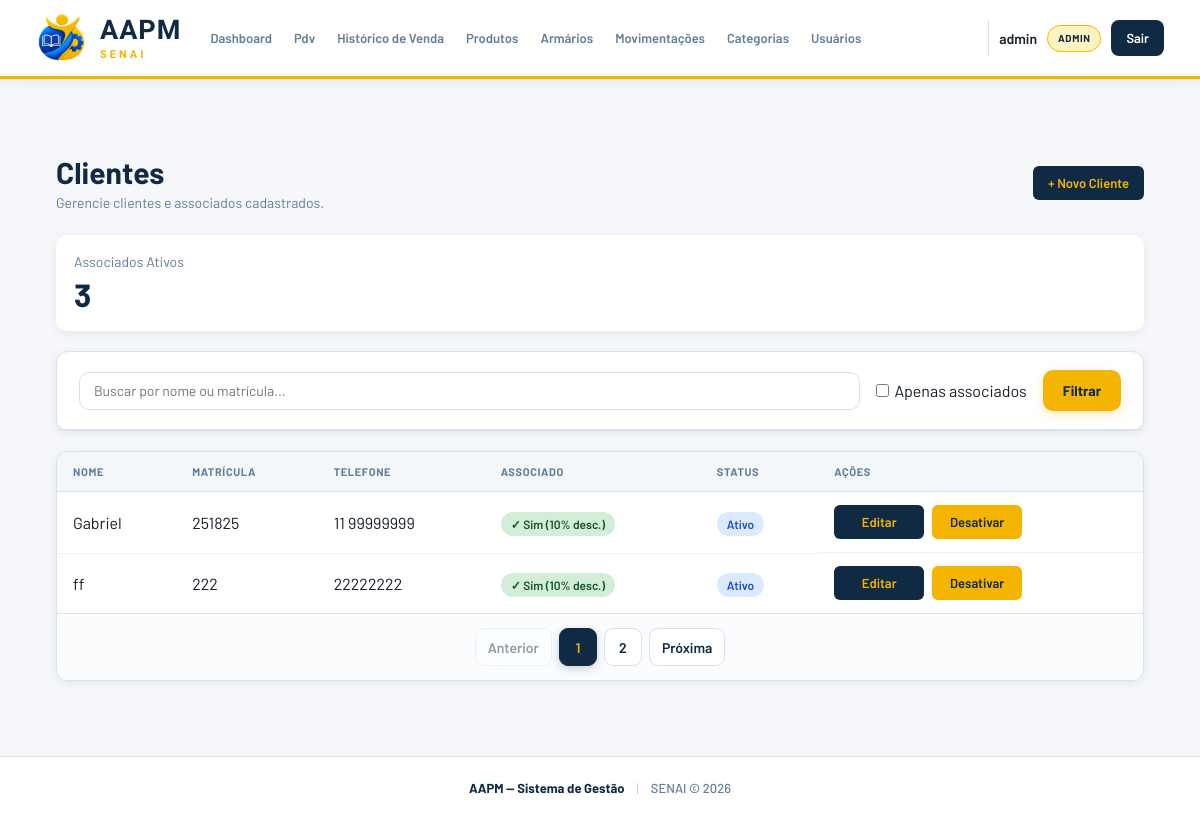
The page /clientes/ (signed in) on the database its author committed.
### app/models/cliente.py (models this page shows, shortened)
class Cliente(Base):
    __tablename__ = "clientes"
    id         = Column(Integer, primary_key=True, index=True)
    nome       = Column(String(150), nullable=False, index=True)
    matricula  = Column(String(50), nullable=True, unique=True)
    telefone   = Column(String(20), nullable=True)
    is_associado = Column(Boolean, default=False, nullable=False)
    ativo      = Column(Boolean, default=True)
    criado_em  = Column(DateTime, server_default=func.now())
    vendas = relationship("Venda", back_populates="cliente")
    armarios = relationship("Armario", back_populates="cliente")
    alugueis_armarios = relationship("AluguelArmario", back_populates="cliente")

### app/controllers/cliente_controller.py (the view)
@router.get("/")
def listar_clientes(
    request: Request,
    busca: str = "",
    apenas_associados: bool = False,
    page: int = 1,
    db: Session = Depends(get_db),
    admin = Depends(get_admin)
):
    busca = busca.strip()
    query = db.query(Cliente)
    if busca:
        query = query.filter(
            Cliente.nome.ilike(f"%{busca}%") |
            Cliente.matricula.ilike(f"%{busca}%")
        )
    if apenas_associados:
        query = query.filter(Cliente.is_associado == True)
    clientes, pagination = paginate(query.order_by(Cliente.nome), page)
    total_associados = db.query(Cliente).filter(
        Cliente.is_associado == True,
        Cliente.ativo == True
    ).count()
    return templates.TemplateResponse(
        request,
        "clientes/index.html",
        {
            "request":           request,
            "usuario":           admin,
            "clientes":          clientes,
            "pagination":        pagination,
            "busca":             busca,
            "apenas_associados": apenas_associados,
            "total_associados":  total_associados,
        }
    )

### app/templates/clientes/index.html (shortened to what this page needs)
{% extends "base.html" %}
{% block extra_css %}
<link rel="stylesheet" href="/static/css/cliente-index.css">
<link rel="stylesheet" href="/static/css/list-filter.css?v=1">
<link rel="stylesheet" href="/static/css/list-pages.css?v=1">
{% endblock %}
{% block conteudo %}
<div class="clientes-page">
    <div class="clientes-header">
        <div>
            <h1>Clientes</h1>
            <p>Gerencie clientes e associados cadastrados.</p>
        </div>
        <a href="/clientes/novo" class="btn-cliente">
            + Novo Cliente
        </a>
    </div>
    <div class="cliente-stats-card">
        <span class="cliente-stats-title">
            Associados Ativos
        </span>
        <span class="cliente-stats-value">
            {{ total_associados }}
        </span>
    </div>
    <div class="cliente-filter-card">
        <form method="get" action="/clientes" class="cliente-filter-form list-filter list-filter--inset">
            <input
                type="text"
                name="busca"
                placeholder="Buscar por nome ou matrícula..."
                value="{{ busca }}"
                class="cliente-search form-input list-filter__search"
            >
            <label class="cliente-checkbox">
                <input
                    type="checkbox"
                    name="apenas_associados"
                    value="true"
                    {{ 'checked' if apenas_associados }}
                >
                Apenas associados
            </label>
            <button type="submit" class="btn-primary">
                Filtrar
            </button>
        </form>
    </div>
    <div class="cliente-table-card">
        <div class="table-wrapper">
        <table class="cliente-table">
            <thead>
                <tr>
                    <th>Nome</th>
                    <th>Matrícula</th>
                    <th>Telefone</th>
                    <th>Associado</th>
                    <th>Status</th>
                    <th>Ações</th>
                </tr>
            </thead>
            <tbody>
                {% for c in clientes %}
                <tr>
                    <td>{{ c.nome }}</td>
                    <td>
                        {{ c.matricula or "—" }}
                    </td>
                    <td>
                        {{ c.telefone or "—" }}
                    </td>
                    <td>
                        {% if c.is_associado %}
                        <span class="cliente-badge cliente-badge--associado">
                            ✓ Sim (10% desc.)
                        </span>
                        {% else %}
                        <span class="cliente-badge cliente-badge--normal">
                            Não
                        </span>
                        {% endif %}
                    </td>
                    <td>
                        {% if c.ativo %}
                        <span class="cliente-badge cliente-badge--ativo">
                            Ativo
                        </span>
                        {% else %}
                        <span class="cliente-badge cliente-badge--inativo">
                            Inativo
                        </span>
                        {% endif %}
                    </td>
                    <td class="cliente-actions">
                        <a
                            href="/clientes/{{ c.id }}/editar"
                            class="btn-cliente"
                        >
                            Editar
                        </a>
                        <form
                            action="/clientes/{{ c.id }}/toggle-ativo"
                            method="post"
                            data-confirm-form
                            data-confirm-title="Tem certeza?"
                            data-confirm-message="Tem certeza que deseja {{ 'desativar' if c.ativo else 'ativar' }} este cliente?"
                            data-confirm-label="{{ 'Desativar' if c.ativo else 'Ativar' }}"
                        >
                            <button
                                type="submit"
                                class="btn-cliente btn-cliente--warn"
                            >
                                {{ "Desativar" if c.ativo else "Ativar" }}
                            </button>
                        </form>
                    </td>
                </tr>
                {% endfor %}
            </tbody>
        </table>
        </div>
        {% include "paginacao/index.html" %}
    </div>
</div>
{% endblock %}

### app/static/css/base.css (style rules this page uses)
* { margin: 0; padding: 0; box-sizing: border-box; }
html { scroll-behavior: smooth; }
body { min-height: 100vh; display: flex; flex-direction: column; font-family: "Barlow", sans-serif; background: var(--fundo); color: var(--texto); -webkit-font-smoothing: antialiased; text-rendering: optimizeLegibility; }
:root { --azul: #102A43; --azul-2: #243B53; --azul-3: #486581; --laranja: #F5B400; --laranja-2: #D99F00; --laranja-claro: #FFF3C4; --branco: #FFFFFF; --fundo: #F5F7FA; --fundo-card: #FFFFFF; --texto: #17202A; --texto-secundario: #627D98; --borda: #D9E2EC; --verde: #2F855A; --vermelho: #C53030; --sombra: 0 5px 20px rgba(16, 42, 67, 0.08); --sombra-hover: 0 10px 28px rgba(16, 42, 67, 0.14); --radius: 12px; }
button, input, select, textarea { font-family: inherit; }
button { cursor: pointer; }
a { color: inherit; }

### app/static/css/cliente-index.css (style rules this page uses)
.clientes-header { display: flex; justify-content: space-between; align-items: center; margin-bottom: 20px; }
.clientes-header h1 { margin: 0; color: var(--azul); }
.clientes-header p { margin-top: 4px; color: var(--texto-secundario); }
.cliente-stats-card { background: var(--branco); border-radius: 10px; padding: 18px; margin-bottom: 20px; box-shadow: 0 2px 10px rgba(16, 42, 67, 0.08); }
.cliente-stats-title { display: block; color: var(--texto-secundario); font-size: 14px; }
.cliente-stats-value { display: block; margin-top: 5px; font-size: 32px; font-weight: bold; color: var(--azul); }
.cliente-filter-card { background: var(--branco); border: 1px solid var(--borda); border-radius: 12px; padding: 0; margin-bottom: 20px; box-shadow: 0 2px 10px rgba(16, 42, 67, 0.08); }
.cliente-filter-form { display: flex; gap: 10px; flex-wrap: wrap; align-items: center; }
.cliente-filter-card > .cliente-filter-form { margin: 0; padding: 18px 22px; border-bottom: 1px solid var(--borda); }
.cliente-search { flex: 1; min-width: 250px; height: 38px; padding: 0 12px; border: 1px solid var(--borda); border-radius: 6px; }
.cliente-checkbox { display: flex; align-items: center; gap: 5px; }
.cliente-table-card { background: var(--branco); border: 1px solid var(--borda); border-radius: 12px; overflow: hidden; box-shadow: 0 2px 10px rgba(16, 42, 67, 0.08); }
.cliente-table { width: 100%; border-collapse: collapse; }
.cliente-table thead { background: #f4f7fa; }
.cliente-table th { color: var(--texto-secundario); padding: 13px 16px; border-bottom: 1px solid var(--borda); font-size: 11px; font-weight: 700; letter-spacing: .06em; text-align: left; text-transform: uppercase; white-space: nowrap; }
.cliente-table td { padding: 13px 16px; border-bottom: 1px solid #edf1f5; color: var(--texto); vertical-align: middle; }
.cliente-table tbody tr:last-child td { border-bottom: 0; }
.cliente-badge { padding: 5px 10px; border-radius: 999px; font-size: 12px; font-weight: 600; }
.cliente-badge--associado { background: #d4edda; color: #155724; }
.cliente-badge--ativo { background: #dbeafe; color: #1d4ed8; }
.cliente-actions { display: flex; align-items: center; gap: 8px; white-space: nowrap; }
.cliente-actions form { margin: 0 !important; padding: 0 !important; background: transparent !important; box-shadow: none !important; border: none !important; display: inline-flex !important; }
.btn-cliente { display: inline-flex; align-items: center; justify-content: center; min-width: 90px; height: 34px; padding: 0 14px; border: 1px solid transparent; border-radius: 6px; background: var(--azul); color: var(--laranja) !important; text-decoration: none; font-size: 13px; font-weight: 600; cursor: pointer; transition: background-color .2s ease, transform .1s ease; }
.btn-cliente--warn { background: var(--laranja) !important; color: var(--azul) !important; border: 1px solid rgba(245, 180, 0, 0.4) !important; }

### app/static/css/list-filter.css (style rules this page uses)
.list-filter { display: flex; align-items: center; gap: 1rem; margin-bottom: 1.5rem; flex-wrap: wrap; }
.list-filter--inset { margin: 25px; }
.list-filter .form-input { padding: 12px 14px; border: 1px solid var(--borda); border-radius: 10px; color: var(--texto); font: inherit; font-size: 14px; }
.list-filter__search { flex: 1; min-width: 200px; }
.list-filter .btn-primary { display: inline-flex; align-items: center; justify-content: center; height: auto; padding: 12px 20px; border: none; border-radius: 10px; background: var(--laranja); color: var(--azul) !important; font-size: 14px; font-weight: 700; text-decoration: none; box-shadow: 0 4px 12px rgba(245, 180, 0, .25); transition: transform .2s ease, box-shadow .2s ease; }

### rows shown on the page
Cliente: nome "Gabriel", matricula "251825", telefone "11 99999999", is_associado "✓ Sim (10% desc.)", shows "Ativo", ativo "Desativar"
Cliente: nome "ff", matricula "222", telefone "22222222", is_associado "✓ Sim (10% desc.)", shows "Ativo", ativo "Desativar"

### other values the page prints
{{ usuario.nome }} "admin"
{{ usuario.role }} "ADMIN"
{{ total_associados }} "3"
{{ numero }} "1" "2"
